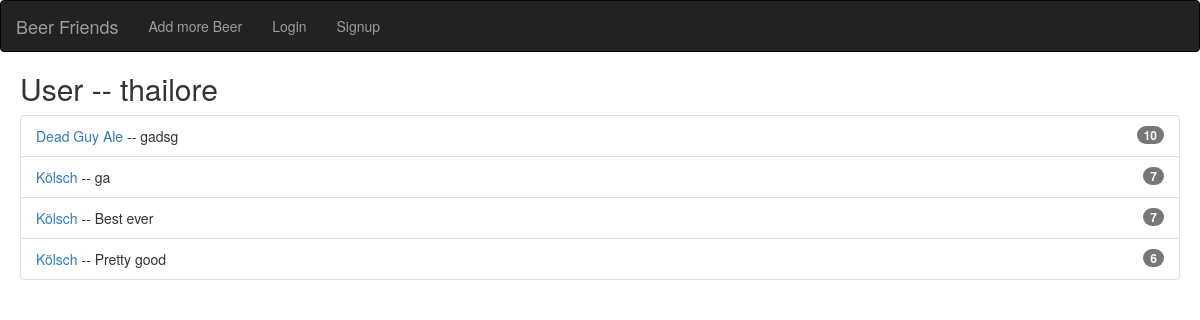
/user/thailore, run on the app's committed database.
### beerFriends/models.py (models this page shows)
class Review(models.Model):
    beer = models.ForeignKey(Beer, on_delete=models.CASCADE)
    rating = models.IntegerField(validators=[MinValueValidator(1), MaxValueValidator(10)], null=True)
    text = models.CharField(max_length=250, null=True)
    creator = models.CharField(max_length=250, null=True)

class Beer(models.Model):
    name = models.CharField(max_length=250, null=True)
    addedOn = models.DateField(default=datetime.now, blank=True)
    origin = models.CharField(max_length=250, null=True)
    rating = models.FloatField(null=True, blank=True)
    image = CloudinaryField('image', null=True)
    alcoholContent = models.FloatField(validators=[MinValueValidator(0), MaxValueValidator(100)], max_length=10, null=True, blank=True)

### beerFriends/views.py (the view)
# urls.py: path('user/<slug:username>', user_view, name='user'),
def user_view(request, username):
    user = User.objects.filter(username=username).first()
    user_reviews = Review.objects.filter(creator=user.username).order_by('rating')[::-1]
    context = {'user_reviews': user_reviews, 'viewedUser': user}
    return render(request, 'beerFriends/user_detail.html', context)

### templates/beerFriends/user_detail.html (shortened to what this page needs)
{% extends 'base.html' %}
{% block content %}
<div style="margin: 10px;">
    <h2>
        User -- {{viewedUser}}
    </h2>
    <ul class="list-group">
        {% for review in user_reviews %}
        <li class="list-group-item">
            <span class="badge">{{review.rating}}</span>
            <a href="{% url 'beer-detail' review.beer.id %}">{{review.beer.name}} </a> -- {{review.text}}
        </li>
        {% endfor %}
    </ul>
</div>
{% endblock %}

### data on the page
Review: rating "10", beer.name "Dead Guy Ale", text "gadsg"
Review: rating "7", beer.name "Kölsch", text "ga"
Review: rating "7", beer.name "Kölsch", text "Best ever"
Review: rating "6", beer.name "Kölsch", text "Pretty good"

### other printed values
{{ viewedUser }} "thailore"
